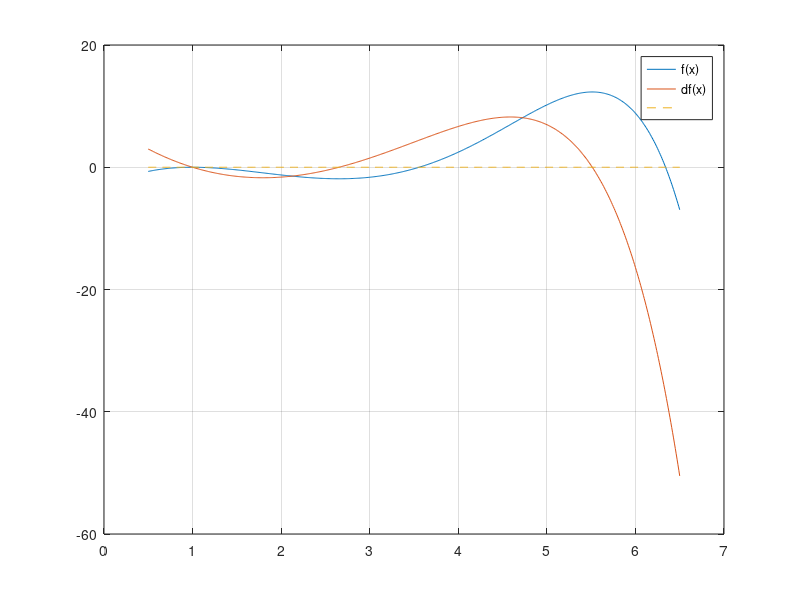

MATLAB code for this plot: (Note: this script raises an error after producing the figure.)
clear
clc
close all

%% 1

% prendiamo la funzione dell'esercizio precedente e la deriviamo (a mano)
f = @(x) x.^3 - (2 + exp(1))*x.^2 + (2*exp(1) + 1)*x + (1 - exp(1)) - cosh(x - 1);
df = @(x) 3*x.^2 - 2*(2 + exp(1))*x + (2*exp(1) + 1) - sinh(x - 1);
% definiamo l'intervallo in cui considerarla
x = 0.5:0.01:6.5;

% plottiamo la funzione, la derivata ed evidenziamo i loro zeri
plot(x, f(x), x, df(x))
grid on
hold on
plot(x, 0*x, '--')
legend("f(x)", "df(x)", '')

% calcolo la derivata seconda della funzione e la valuto in 1
d2f = @(x) 6*x - 2*(2 + exp(1)) - cosh(x - 1);
d2f(1);

% posso quindi applicare il metodo di newton modificato con molteplicictà 
% m = 2 per il primo zero in x = 1 (funzione nulla, derivata prima nulla,
% derivata seconda NON nulla)

%% 2

% creiamo la funzione che implemennta il metodo di newton (modificato)
% vedi file newton.m

%% 3

% definisco la tolleranza come da testo, un numero massimo di iterazioni
% arbitrario e una guess iniziale "abbastanza vicina"
toll = 1e-6;
nmax = 1000;
x0 = .5;

% calcoliamo il primo zero con il metodo normale e quello modificato

[xvect_1, it_1] = newton(x0, nmax, toll, f, df);
fprintf("Il metodo di Newton normale converge allo zero %f in %d iterazioni \n", ...
    xvect_1(end), it_1)

mol = 2;
[xvect_1_m, it_1_m] = newton(x0, nmax, toll, f, df, mol);
fprintf("Il metodo di Newton modificato converge allo zero %f in %d iterazioni \n", ...
    xvect_1_m(end), it_1_m)

% calcoliamo gli altri zeri con newton

x0 = 3;
[xvect_2, it_2] = newton(x0, nmax, toll, f, df);
fprintf("Il metodo di Newton normale converge allo zero %f in %d iterazioni \n", ...
    xvect_2(end), it_2)

x0 = 6;
[xvect_3, it_3] = newton(x0, nmax, toll, f, df);
fprintf("Il metodo di Newton normale converge allo zero %f in %d iterazioni \n", ...
    xvect_3(end), it_3)

% conosciamo il primo zero esatto
alpha1_ex = 1;

% calcoliamo l'errore assoluto per ogni iterazione per il metodo di newton
% normale e per quello modificato sul primo zero

sol_ex_1 = alpha1_ex * ones(size(xvect_1));
err_1 = abs(xvect_1 - sol_ex_1);

sol_ex_1_m = alpha1_ex * ones(size(xvect_1_m));
err_1_m = abs(xvect_1_m - sol_ex_1_m);

% creiamo un vettore da 0 al numero di iterazioni per il metodo di newton
% normale e per quello modificato
it_1v = 0:it_1;
it_1_mv = 0:it_1_m;

% plottiamo l'andamento in scala semilogaritmica dell'errore assoluto per
% il metodo normale e quello modificato
figure
semilogy(it_1v, err_1)
hold on
semilogy(it_1_mv, err_1_m)
grid on
legend("Newton", "Newton modificato")